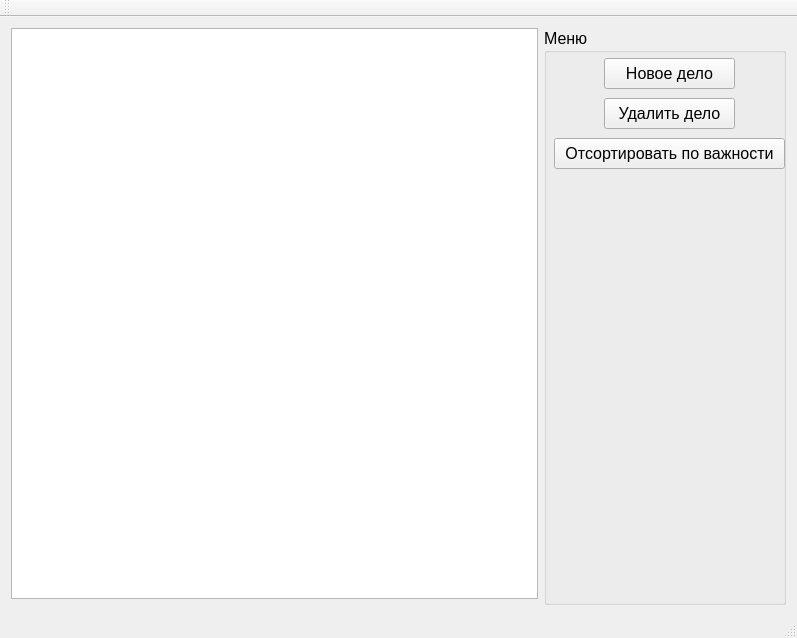
<?xml version="1.0" encoding="UTF-8"?>
<ui version="4.0">
 <class>MainWindow</class>
 <widget class="QMainWindow" name="MainWindow">
  <property name="geometry">
   <rect>
    <x>0</x>
    <y>0</y>
    <width>797</width>
    <height>638</height>
   </rect>
  </property>
  <property name="windowTitle">
   <string>MainWindow</string>
  </property>
  <widget class="QWidget" name="centralWidget">
   <layout class="QGridLayout" name="gridLayout_9">
    <item row="0" column="3" rowspan="2">
     <widget class="QGroupBox" name="groupBox">
      <property name="font">
       <font>
        <pointsize>12</pointsize>
       </font>
      </property>
      <property name="title">
       <string>Меню                                      </string>
      </property>
      <widget class="QPushButton" name="btnDeleteSelectedTask">
       <property name="geometry">
        <rect>
         <x>60</x>
         <y>70</y>
         <width>131</width>
         <height>31</height>
        </rect>
       </property>
       <property name="text">
        <string>Удалить дело</string>
       </property>
      </widget>
      <widget class="QPushButton" name="btnNewTask">
       <property name="geometry">
        <rect>
         <x>60</x>
         <y>30</y>
         <width>131</width>
         <height>31</height>
        </rect>
       </property>
       <property name="text">
        <string>Новое дело</string>
       </property>
      </widget>
      <widget class="QPushButton" name="btnSortTasks">
       <property name="geometry">
        <rect>
         <x>10</x>
         <y>110</y>
         <width>231</width>
         <height>31</height>
        </rect>
       </property>
       <property name="text">
        <string>Отсортировать по важности</string>
       </property>
      </widget>
     </widget>
    </item>
    <item row="0" column="0" colspan="3">
     <widget class="QTableView" name="tblTasks"/>
    </item>
   </layout>
  </widget>
  <widget class="QMenuBar" name="menuBar">
   <property name="geometry">
    <rect>
     <x>0</x>
     <y>0</y>
     <width>797</width>
     <height>18</height>
    </rect>
   </property>
  </widget>
  <widget class="QToolBar" name="mainToolBar">
   <attribute name="toolBarArea">
    <enum>TopToolBarArea</enum>
   </attribute>
   <attribute name="toolBarBreak">
    <bool>false</bool>
   </attribute>
  </widget>
  <widget class="QStatusBar" name="statusBar"/>
 </widget>
 <layoutdefault spacing="6" margin="11"/>
 <resources/>
 <connections/>
</ui>
